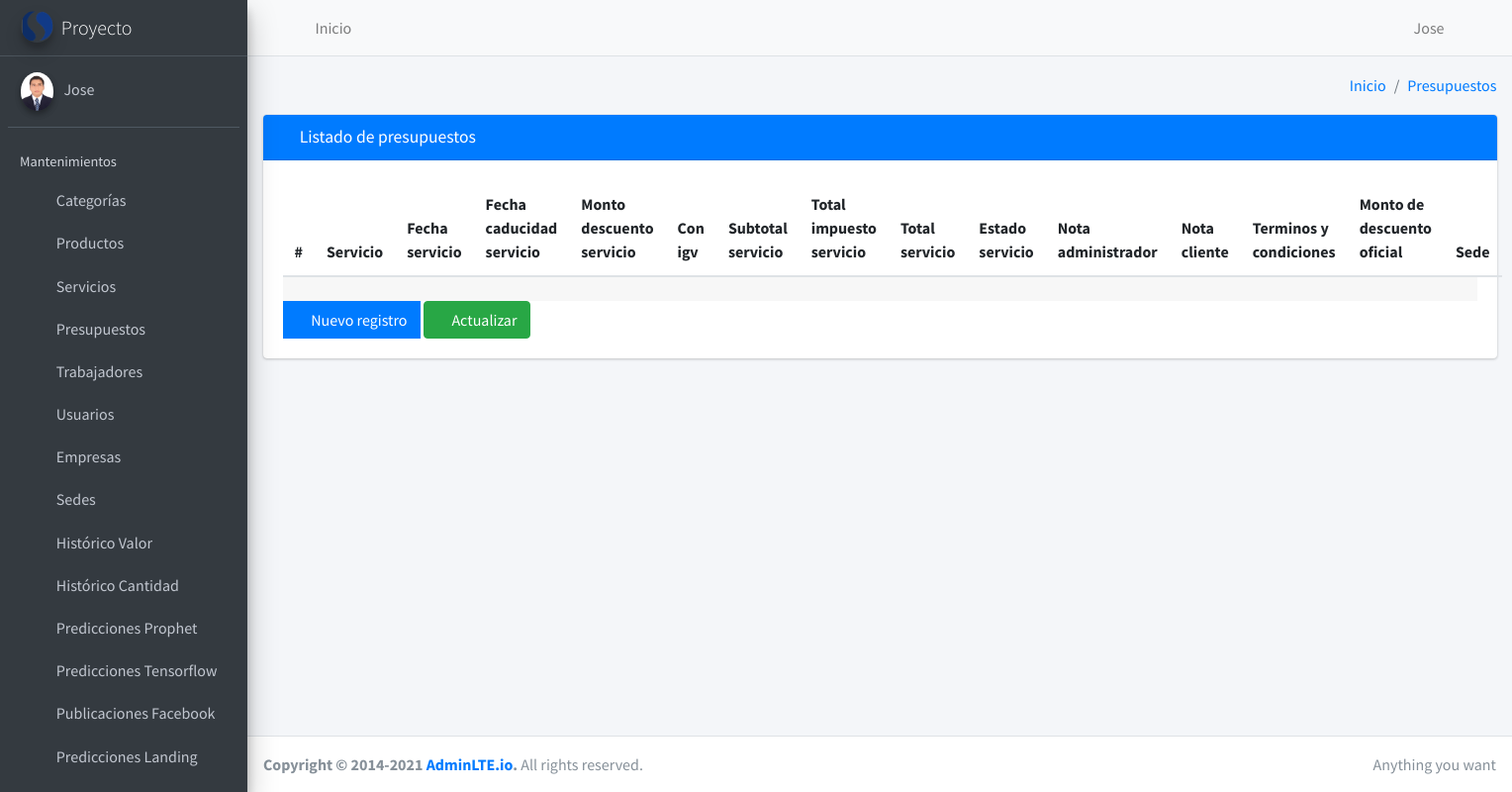
Page /crm/presupuesto/list/ (signed in) on the committed database.
### core/user/models.py (models this page shows, shortened)
class User(AbstractUser):
    email=models.EmailField(unique=True,verbose_name="Email")
    image = models.ImageField(upload_to='users/%Y/%m/',null=True, blank=True, verbose_name="Imagen")
    sede=models.ForeignKey(Sede,on_delete=models.PROTECT,null=True,blank=True)
    empresa=models.ForeignKey(Empresa,on_delete=models.PROTECT,null=True,blank=True)
    def get_image(self):
        if self.image:
            return f'/{MEDIA_URL}{self.image}' if not "WEBSITE_HOSTNAME" in os.environ else f'{STATIC_URL_AZURE}/{MEDIA_URL}{self.image}'
        return f'{STATIC_URL}media/img/empty.png' if not "WEBSITE_HOSTNAME" in os.environ else f'{STATIC_URL_AZURE}{STATIC_URL}media/img/empty.png'

### core/crm/views/presupuesto/views.py (the view, shortened to what this page needs)
# urls.py: path('presupuesto/list/', PresupuestoListView.as_view(), name='presupuesto_list'),
class PresupuestoListView(LoginRequiredMixin,ValidatePermissionRequiredMixin,ListView):
    permission_required='crm.view_presupuesto'
    model=Presupuesto
    template_name='presupuesto/list.html'
    def get_context_data(self, **kwargs):
        context=super().get_context_data(**kwargs)
        context['title']='Listado de presupuestos'
        context['create_url']=reverse_lazy('crm:presupuesto_create')
        context['list_url']=reverse_lazy('crm:presupuesto_list')
        context['entity']='Presupuestos'
        return context

### core/crm/mixins.py (called while the page is built)
    def get_perms(self):
        if isinstance(self.permission_required, str):
            perms= (self.permission_required,)
        else:
            perms= self.permission_required
        return perms

    def dispatch(self, request, *args, **kwargs):
        if request.user.has_perms(self.get_perms()):
            return super().dispatch(request, *args, **kwargs)
        messages.error(request, 'No tiene permiso para ingresar a este modulo')
        return HttpResponseRedirect(self.get_url_redirect())

### core/crm/templates/presupuesto/list.html (shortened to what this page needs)
{% extends 'list.html' %}
{% load static %}
{% block columnas %}
<tr>
    <th scope="col" style="width: 5%;">#</th>
    <th scope="col" style="width: 10%;">Servicio</th>
    <th scope="col" style="width: 10%;">Fecha servicio</th>
    <th scope="col" style="width: 10%;">Fecha caducidad servicio</th>
    <th scope="col" style="width: 10%;">Monto descuento servicio</th>
    <th scope="col" style="width: 10%;">Con igv</th>
    <th scope="col" style="width: 10%;">Subtotal servicio</th>
    <th scope="col" style="width: 10%;">Total impuesto servicio</th>
    <th scope="col" style="width: 10%;">Total servicio</th>
    <th scope="col" style="width: 10%;">Estado servicio</th>
    <th scope="col" style="width: 10%;">Nota administrador</th>
    <th scope="col" style="width: 10%;">Nota cliente</th>
    <th scope="col" style="width: 10%;">Terminos y condiciones</th>
    <th scope="col" style="width: 10%;">Monto de descuento oficial</th>
    <th scope="col" style="width: 10%;">Sede</th>
</tr>
{% endblock %}

### templates/vtc/header.html
<nav class="main-header navbar navbar-expand navbar-light">
    <ul class="navbar-nav">
        <li class="nav-item">
            <a class="nav-link" id="btn-collapse" data-widget="pushmenu-old" href="#" role="button"><i class="fas fa-bars"></i></a>
        </li>
        <li class="nav-item d-none d-sm-inline-block">
            <a href="/crm/dashboard/" class="nav-link">Inicio</a>
        </li>
    </ul>
    <ul class="navbar-nav ml-auto">
        <li class="nav-item">
            <a class="nav-link" href="#">
                <i class="fas fa-user"></i> {{request.user.username|title}}
            </a>
        </li>
        <li class="nav-item">
            <a class="nav-link" href="{% url 'logout' %}">
                <i class="fas fa-power-off" aria-hidden="true"></i>
            </a>
        </li>
    </ul>
</nav>

### templates/vtc/sidebar.html
{% load static %}
<aside class="main-sidebar sidebar-dark-gray elevation-4">
    <a href="{% url "crm:dashboard" %}" class="brand-link">
        <img src="{% static 'media/img/logo.png' %}"
             alt="Logo"
             class="brand-image img-circle elevation-3"
             style="opacity: .8">
        <span class="brand-text font-weight-light">Proyecto</span>
    </a>
    <div class="sidebar">
        <div class="user-panel mt-3 pb-3 mb-3 d-flex">
            <div class="image">
                <img src="{{user.get_image}}" class="img-circle elevation-2" alt="User Image">
            </div>
            <div class="info">
                <a href="#" class="d-block"> {% if user.is_authenticated %}
                  {{request.user.username|title}}
                  {% else %}
                  Sin iniciar sesión
                  {% endif %}
                  </a>
            </div>
        </div>
        <nav class="mt-2">
            <ul class="nav nav-pills nav-sidebar flex-column" data-widget="treeview" role="menu" data-accordion="false">
                <li class="nav-header">Mantenimientos</li>
                <li class="nav-item">
                    <a href="{% url 'crm:categoria_list' %}" class="nav-link">
                        <i class="nav-icon fas fa-truck-loading"></i>
                        <p>
                            Categorías
                        </p>
                    </a>
                </li>
                <li class="nav-item">
                    <a href="{% url "crm:producto_list" %}" class="nav-link">
                        <i class="nav-icon fas fa-boxes"></i>
                        <p>
                            Productos
                        </p>
                    </a>
                </li>
                <li class="nav-item">
                    <a href="{% url "crm:servicio_list" %}" class="nav-link">
                        <i class="nav-icon fas fa-truck-loading"></i>
                        <p>
                            Servicios
                        </p>
                    </a>
                </li>
                <li class="nav-item">
                    <a href="{% url "crm:presupuesto_list" %}" class="nav-link">
                        <i class="nav-icon fas fa-dollar-sign"></i>
                        <p>
                            Presupuestos
                        </p>
                    </a>
                </li>
                <li class="nav-item">
                    <a href="{% url "crm:trabajador_list" %}" class="nav-link">
                        <i class="nav-icon fas fa-users"></i>
                        <p>
                            Trabajadores
                        </p>
                    </a>
                </li>
                <li class="nav-item">
                    <a href="{% url "user:user_list" %}" class="nav-link">
                        <i class="nav-icon fas fa-user"></i>
                        <p>
                            Usuarios
                        </p>
                    </a>
                </li>
                <li class="nav-item">
                    <a href="{% url "crm:empresa_list" %}" class="nav-link">
                        <i class="nav-icon fas fa-building"></i>
                        <p>
                            Empresas
                        </p>
                    </a>
                </li>
                <li class="nav-item">
                    <a href="{% url "crm:sede_list" %}" class="nav-link">
                        <i class="nav-icon fas fa-home"></i>
                        <p>
                            Sedes
                        </p>
                    </a>
                </li>
                <li class="nav-item">
                    <a href="{% url "predictions:prediction_value" %}" class="nav-link">
                        <i class="nav-icon fas fa-history"></i>
                        <p>
                            Histórico Valor
                        </p>
                    </a>
                </li>
                <li class="nav-item">
                    <a href="{% url "predictions:prediction_quantity" %}" class="nav-link">
                        <i class="nav-icon fas fa-camera"></i>
                        <p>
                            Histórico Cantidad
                        </p>
                    </a>
                </li>
                <li class="nav-item">
                    <a href="{% url "predictions:predictions_view" %}" class="nav-link">
                        <i class="nav-icon fas fa-magic"></i>
                        <p>
                            Predicciones Prophet
                        </p>
                    </a>
                </li>
                <li class="nav-item">
                    <a href="{% url "predictions:predictions_view_thirty" %}" class="nav-link">
                        <i class="nav-icon fas fa-list"></i>
                        <p>
                            Predicciones Tensorflow
                        </p>
                    </a>
                </li>
                <li class="nav-item">
                    <a href="{% url "predictions:prediction_publication_facebook" %}" class="nav-link">
                        <i class="nav-icon fas fa-bell"></i>
                        <p>
                            Publicaciones Facebook
                        </p>
                    </a>
                </li>
                <li class="nav-item">
                    <a href="{% url "predictions:predictions_landing" %}" class="nav-link">
                        <i class="nav-icon fas fa-star"></i>
                        <p>
                            Predicciones Landing
                        </p>
                    </a>
                </li>
            </ul>
        </nav>
    </div>
</aside>

### rows in the picture
User: user.username "Jose", get_image (picture)

### other values in the picture
{{ entity }} "Presupuestos"
{{ title }} "Listado de presupuestos"
